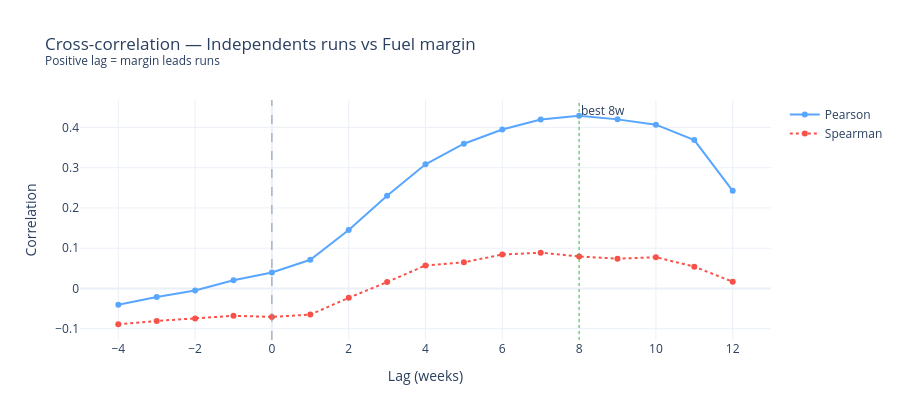

The notebook cell this image was saved under:
### Code cell
focus_lags = lag_correlations(focus, MAX_LAG_WEEKS, MIN_OVERLAP)
best = best_lag_row(focus_lags, "pearson")
lag0 = focus_lags.loc[focus_lags["lag_weeks"] == 0].iloc[0]

print(
    f"Lag 0:  pearson={lag0['pearson']:.3f}  spearman={lag0['spearman']:.3f}  n={int(lag0['n'])}"
)
print(
    f"Best (≥0): lag={int(best['lag_weeks'])}w  "
    f"pearson={best['pearson']:.3f}  spearman={best['spearman']:.3f}  n={int(best['n'])}"
)
print(f"Δ pearson (best − lag0): {best['pearson'] - lag0['pearson']:+.3f}")
display(focus_lags)

fig = go.Figure()
fig.add_trace(
    go.Scatter(
        x=focus_lags["lag_weeks"],
        y=focus_lags["pearson"],
        mode="lines+markers",
        name="Pearson",
        line=dict(color="#58a6ff", width=2),
    )
)
fig.add_trace(
    go.Scatter(
        x=focus_lags["lag_weeks"],
        y=focus_lags["spearman"],
        mode="lines+markers",
        name="Spearman",
        line=dict(color="#f85149", width=2, dash="dot"),
    )
)
fig.add_vline(x=0, line_width=1, line_dash="dash", line_color="#8b949e")
fig.add_vline(
    x=int(best["lag_weeks"]),
    line_width=1,
    line_dash="dot",
    line_color="#3fb950",
    annotation_text=f"best {int(best['lag_weeks'])}w",
)
fig.update_layout(
    title=f"Cross-correlation — {FOCUS_RUNS} runs vs {SHORT.get(FOCUS_REFINERY, FOCUS_REFINERY)} margin<br>"
    "<sup>Positive lag = margin leads runs</sup>",
    xaxis_title="Lag (weeks)",
    yaxis_title="Correlation",
    template="plotly_white",
    height=420,
)
fig.show()

### Figure 1 — Plotly figure (JSON) as saved in the notebook; plotly's stock layout.template omitted (floating-point values rounded to 4 significant figures)
{"data": [{"line": {"color": "#58a6ff", "width": 2}, "mode": "lines+markers", "name": "Pearson", "type": "scatter", "x": [-4, -3, -2, -1, 0, 1, 2, 3, 4, 5, 6, 7, 8, 9, 10, 11, 12], "y": [-0.04057, -0.02106, -0.005316, 0.0206, 0.03961, 0.07121, 0.145, 0.2302, 0.3083, 0.3596, 0.3947, 0.4198, 0.429, 0.42, 0.4069, 0.3687, 0.2425]}, {"line": {"color": "#f85149", "dash": "dot", "width": 2}, "mode": "lines+markers", "name": "Spearman", "type": "scatter", "x": [-4, -3, -2, -1, 0, 1, 2, 3, 4, 5, 6, 7, 8, 9, 10, 11, 12], "y": [-0.08892, -0.08059, -0.07436, -0.06794, -0.07069, -0.06498, -0.02327, 0.0158, 0.0572, 0.06509, 0.08425, 0.08889, 0.0795, 0.07395, 0.07757, 0.05418, 0.01662]}], "layout": {"annotations": [{"showarrow": false, "text": "best 8w", "x": 8, "xanchor": "left", "xref": "x", "y": 1, "yanchor": "top", "yref": "y domain"}], "height": 420, "shapes": [{"line": {"color": "#8b949e", "dash": "dash", "width": 1}, "type": "line", "x0": 0, "x1": 0, "xref": "x", "y0": 0, "y1": 1, "yref": "y domain"}, {"line": {"color": "#3fb950", "dash": "dot", "width": 1}, "type": "line", "x0": 8, "x1": 8, "xref": "x", "y0": 0, "y1": 1, "yref": "y domain"}], "title": {"text": "Cross-correlation — Independents runs vs Fuel margin<br><sup>Positive lag = margin leads runs</sup>"}, "xaxis": {"title": {"text": "Lag (weeks)"}}, "yaxis": {"title": {"text": "Correlation"}}}}
